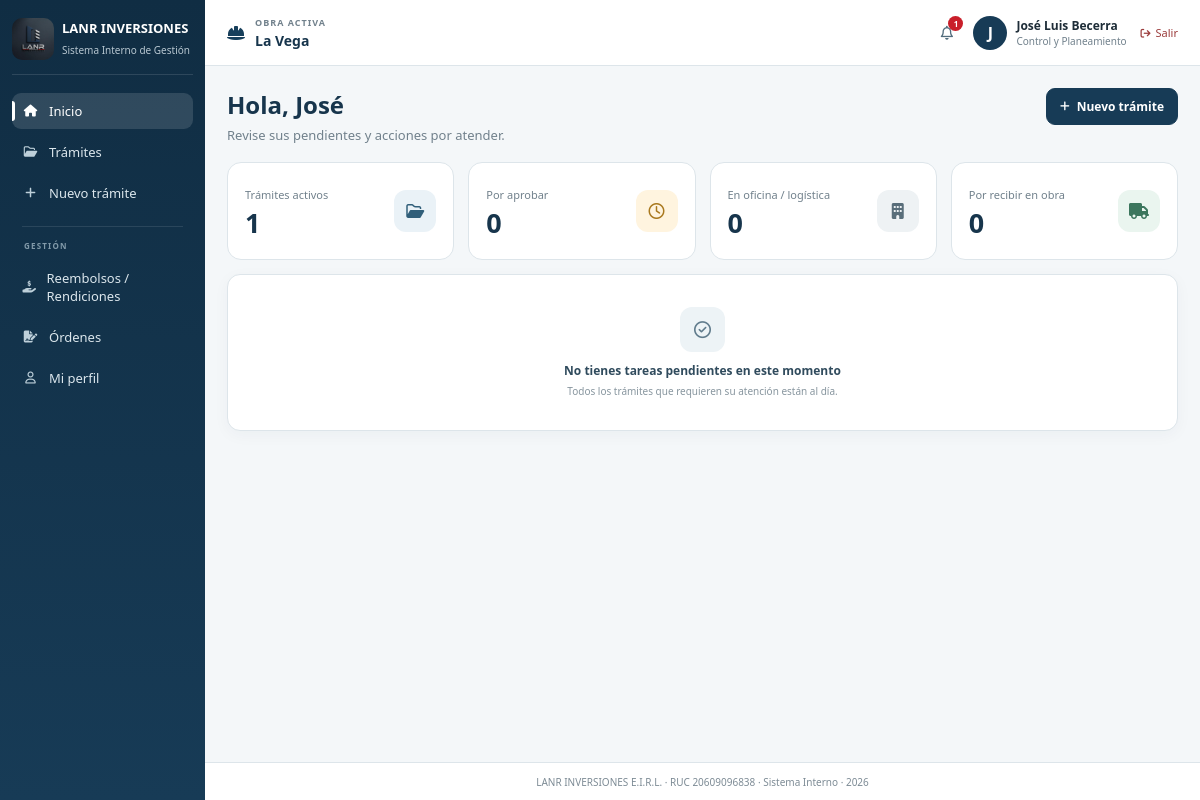
Screenshot of /home (signed in) with the database file from the repository.
### tables this page shows
CREATE TABLE obras(
        id INTEGER PRIMARY KEY,
        nombre TEXT NOT NULL,
        codigo TEXT UNIQUE NOT NULL,
        proyecto TEXT,
        ubicacion TEXT,
        active INTEGER DEFAULT 1,
        created_at TEXT,
        updated_at TEXT
    );

CREATE TABLE users(
        id INTEGER PRIMARY KEY,
        full_name TEXT,
        username TEXT UNIQUE COLLATE NOCASE,
        password_hash TEXT,
        role TEXT,
        email TEXT,
        phone TEXT,
        profile_photo TEXT,
        must_change INTEGER DEFAULT 0,
        active INTEGER DEFAULT 1,
        created_at TEXT,
        updated_at TEXT,
        last_login TEXT
    );

### app.py (the view, shortened to what this page needs)
@app.route('/home')
@login_required
def home():
    u = user()
    c = db()
    username = u['username'].lower()
    role = u['role']
    obra = active_project()
    tramites_activos = c.execute(
        '''
        SELECT *
        FROM tramites
        WHERE obra_id=? AND estado!='Cerrado'
        ''',
        (obra['id'],)
    ).fetchall() if obra else []
    activos = sum(
        1 for t in tramites_activos if _can_user_view_tramite(c, t, u))
    roles_con_visto_bueno = ('Gerencia de Obra', 'Control y Planeamiento')
    aprobaciones_pendientes_count = 0
    if role in roles_con_visto_bueno:
        aprobaciones_pendientes_count = c.execute(
            '''
            SELECT COUNT(*) c
            FROM approvals a
            JOIN tramites t ON t.id = a.tramite_id
            WHERE a.usuario_id=?
            AND a.aprobado=0
            AND t.estado='Pendiente de aprobación'
            ''',
            (u['id'],)
        ).fetchone()['c']
    counts = {
        'activos': activos,
        'aprob': aprobaciones_pendientes_count,
        'oficina': c.execute(
            '''
            SELECT COUNT(*) c
            FROM tramites
            WHERE estado IN (
                'En oficina',
                'Cotización',
                'Comprado'
            )
            '''
        ).fetchone()['c'],
        'recibir': c.execute(
            '''
            SELECT COUNT(*) c
            FROM tramites
            WHERE estado='Enviado a obra'
            '''
        ).fetchone()['c']
    }
    pendientes_aprobacion = []
    if role in roles_con_visto_bueno:
        pendientes_aprobacion = c.execute(
            '''
            SELECT
                t.id,
                t.tracking,
                t.tipo,
                t.subtipo,
                t.numero,
                t.fecha,
                t.estado,
                creador.full_name AS creador_nombre,
                a.rol AS rol_aprobacion

            FROM approvals a

            JOIN tramites t
                ON t.id = a.tramite_id

            JOIN users creador
                ON creador.id = t.creador

            WHERE a.usuario_id = ?
            AND a.aprobado = 0
            AND t.estado = 'Pendiente de aprobación'

            ORDER BY t.id DESC
            ''',
            (u['id'],)
        ).fetchall()
    pendientes_logistica = []
    pendientes_envio = 0
    if role == 'Logística':
        pendientes_envio = sum(
            1
            for x in pendientes_logistica
            if x['pendiente_de'] == 'Despacho a obra'
        )
    pendientes_tesoreria = []
    reembolsos_tesoreria = []
    sp_tesoreria = []
    sp_pendientes_asignacion = []
    sp_pendientes_conformidad = []
    req_pendientes_autorizacion = []
    c.close()
    return render_template(
        'home.html',
        user=u,
        counts=counts,
        pendientes_aprobacion=pendientes_aprobacion,
        pendientes_logistica=pendientes_logistica,
        fecha_hoy=datetime.now().strftime('%Y-%m-%d'),
        pendientes_envio=pendientes_envio,
        pendientes_tesoreria=pendientes_tesoreria,
        reembolsos_tesoreria=reembolsos_tesoreria,
        sp_tesoreria=sp_tesoreria,
        sp_pendientes_asignacion=sp_pendientes_asignacion,
        sp_pendientes_conformidad=sp_pendientes_conformidad,
        req_pendientes_autorizacion=req_pendientes_autorizacion
    )

### app.py (called while the page is built, shortened)
@app.after_request
def add_no_cache_headers(response):
    if request.path.startswith('/static/'):
        response.headers['Cache-Control'] = 'no-store, no-cache, must-revalidate, max-age=0'
        response.headers['Pragma'] = 'no-cache'
        response.headers['Expires'] = '0'
    return response

def db():
    c = sqlite3.connect(DB)
    c.row_factory = sqlite3.Row
    return c

@app.context_processor
def project_context():
    if 'uid' not in session:
        return {
            'active_project': None,
            'available_projects': []
        }
    c = db()
    available_projects = c.execute(
        '''
        SELECT o.*
        FROM obras o

        JOIN usuario_obra uo
            ON uo.obra_id = o.id

        WHERE uo.usuario_id=?
        AND o.active=1
        AND uo.active=1

        ORDER BY o.nombre
        ''',
        (session['uid'],)
    ).fetchall()
    c.close()
    return {
        'active_project': active_project(),
        'available_projects': available_projects
    }

def user():
    if 'uid' not in session:
        return None
    c = db()
    u = c.execute('select * from users where id=?',
                  (session['uid'],)).fetchone()
    c.close()
    return u

def login_required(fn):
    from functools import wraps
    @wraps(fn)
    def w(*a, **k):
        if 'uid' not in session:
            return redirect(
                url_for('login')
            )
        c = db()
        account = c.execute(
            '''
            SELECT active
            FROM users
            WHERE id=?
            ''',
            (session['uid'],)
        ).fetchone()
        c.close()
        return fn(*a, **k)
    return w

def _can_user_view_tramite(c, t, u):
    if t['estado'] == 'Pendiente de mi revisión':
        return t['creador'] == u['id']
    return True

### templates/home.html (shortened to what this page needs)
{% extends 'base.html' %} {% block title %} Inicio | LANR {% endblock %} {%
block content %}
<div class="pagehead">
  <div>
    <h1>Hola, {{ user.full_name.split(' ')[0] }}</h1>
    <p>Revise sus pendientes y acciones por atender.</p>
  </div>
  {% if user.role in ['Gerencia de Obra', 'Control y Planeamiento', 'Administración', 'Logística', 'Tesorería', 'Contabilidad', 'Sistemas'] %}
  <a class="btn primary new-tramite-btn" href='{{ url_for("new_request") }}'>
    <i class="fa-solid fa-plus"></i>
    Nuevo trámite
  </a>
  {% endif %}
</div>
<div class="metrics">
  <div class="metric metric-blue">
    <div class="metric-info">
      <span>Trámites activos</span>
      <strong>{{ counts.activos }}</strong>
    </div>
    <div class="metric-icon">
      <i class="fa-regular fa-folder-open"></i>
    </div>
  </div>
  <div class="metric metric-yellow">
    <div class="metric-info">
      <span>Por aprobar</span>
      <strong>{{ counts.aprob }}</strong>
    </div>
    <div class="metric-icon">
      <i class="fa-regular fa-clock"></i>
    </div>
  </div>
  <div class="metric metric-office">
    <div class="metric-info">
      {% if user.role == 'Logística' %}
      <span>En gestión logística</span>
      <strong>{{ pendientes_logistica|length }}</strong>
      {% elif user.role == 'Tesorería' %}
      <span>Pagos REQ pendientes</span>
      <strong>{{ pendientes_tesoreria|length }}</strong>
      {% elif user.role == 'Administración' %}
      <span>SP por revisar</span>
      <strong>{{ sp_pendientes_asignacion|length }}</strong>
      {% else %}
      <span>En oficina / logística</span>
      <strong>{{ counts.oficina }}</strong>
      {% endif %}
    </div>
    <div class="metric-icon">
      <i class="fa-solid fa-building"></i>
    </div>
  </div>
  <div class="metric metric-green">
    <div class="metric-info">
      {% if user.role == 'Logística' %}
      <span>Pendientes de envío</span>
      <strong>{{ pendientes_envio }}</strong>
      {% elif user.role == 'Tesorería' %}
      <span>SP asignadas</span>
      <strong>{{ sp_tesoreria|length }}</strong>
      {% elif user.role == 'Gerencia General' %}
      <span>Conformidades pendientes</span>
      <strong>{{ sp_pendientes_conformidad|length }}</strong>
      {% else %}
      <span>Por recibir en obra</span>
      <strong>{{ counts.recibir }}</strong>
      {% endif %}
    </div>
    <div class="metric-icon">
      <i class="fa-solid fa-truck"></i>
    </div>
  </div>
</div>
{% set tiene_pendientes =
    (pendientes_aprobacion|length > 0)
    or (user.role == 'Logística' and pendientes_logistica|length > 0)
    or (user.role == 'Tesorería' and (pendientes_tesoreria|length > 0 or sp_tesoreria|length > 0 or reembolsos_tesoreria|length > 0))
    or (user.role == 'Administración' and (sp_pendientes_asignacion|length > 0 or req_pendientes_autorizacion|length > 0))
    or (user.role == 'Gerencia General' and sp_pendientes_conformidad|length > 0)
%}
{% if not tiene_pendientes %}
<div class="card recent-card" id="sin-pendientes">
  <div class="empty-state">
    <div class="empty-icon">
      <i class="fa-regular fa-circle-check"></i>
    </div>
    <strong>No tienes tareas pendientes en este momento</strong>
    <span>Todos los trámites que requieren su atención están al día.</span>
  </div>
</div>
{% endif %}
{% endblock %}

### templates/base.html (shortened to what this page needs)
<!doctype html>
<html lang="es">
  <head>
    <link
      rel="stylesheet"
      href='{{ url_for("static", filename="css/styles.css") }}'
    />
    <link
      rel="stylesheet"
      href="https://cdnjs.cloudflare.com/ajax/libs/font-awesome/6.5.2/css/all.min.css"
    />
  </head>
  <body class="{% block body_class %}{% endblock %}">
    {% if user %}
    <div class="app">
      <aside class="sidebar" id="sidebar">
        <div class="brand">
          <img
            src='{{ url_for("static", filename="logo-lanr.jpeg") }}'
            alt="LANR Inversiones"
          />
          <div>
            <strong>LANR INVERSIONES</strong>
            <span>Sistema Interno de Gestión</span>
          </div>
        </div>
        <nav>
          <a
            href='{{ url_for("home") }}'
            class="{% if request.endpoint == 'home' %}active{% endif %}"
          >
            <i class="fa-solid fa-house"></i>
            <span>Inicio</span>
          </a>
          <a
            href='{{ url_for("requests") }}'
            class="{% if request.endpoint in ['requests', 'request_detail'] %}active{% endif %}"
          >
            <i class="fa-regular fa-folder-open"></i>
            <span>Trámites</span>
          </a>
          {% if user.role in ['Gerencia de Obra', 'Control y Planeamiento', 'Administración', 'Logística', 'Tesorería', 'Contabilidad', 'Sistemas'] %}
          <a
            href='{{ url_for("new_request") }}'
            class="{% if request.endpoint in ['new_request', 'new_requirement', 'new_payment_request', 'create_requirement', 'create_payment_request'] %}active{% endif %}"
          >
            <i class="fa-solid fa-plus"></i>
            <span>Nuevo trámite</span>
          </a>
          {% endif %}
          <div class="nav-divider"></div>
          <span class="nav-section">GESTIÓN</span>
          <a href='{{ url_for("reimbursements") }}' class="{% if request.endpoint in ['reimbursements','new_reimbursement'] %}active{% endif %}">
            <i class="fa-solid fa-hand-holding-dollar"></i><span>Reembolsos / Rendiciones</span>
          </a>
          <a href='{{ url_for("orders") }}' class="{% if request.endpoint in ['orders','new_order'] %}active{% endif %}">
            <i class="fa-solid fa-file-signature"></i><span>Órdenes</span>
          </a>
          <a
            href='{{ url_for("profile") }}'
            class="{% if request.endpoint == 'profile' %}active{% endif %}"
          >
            <i class="fa-regular fa-user"></i>
            <span>Mi perfil</span>
          </a>
        </nav>
      </aside>
      <main>
        <header>
          <div class="work project-selector">
            {% if active_project %} {% if available_projects|length > 1 %}
            <div class="project-selector-main">
              <i class="fa-solid fa-helmet-safety"></i>
              <div>
                <span class="project-selector-label"> OBRA ACTIVA </span>
                <select
                  class="project-select"
                  onchange="
                    if (this.value) {
                      document
                        .getElementById('project-form-' + this.value)
                        .submit();
                    }
                  "
                  aria-label="Seleccionar obra"
                >
                  {% for project in available_projects %}
                  <option
                    value="{{ project.id }}"
                    {% if project.id == active_project.id %}selected{% endif %}
                  >
                    {{ project.nombre }}
                  </option>
                  {% endfor %}
                </select>
              </div>
            </div>
            {% for project in available_projects %}
            <form
              id="project-form-{{ project.id }}"
              method="post"
              action="{{ url_for('select_project', obra_id=project.id) }}"
              class="project-hidden-form"
            ></form>
            {% endfor %} {% else %}
            <div class="project-selector-main">
              <i class="fa-solid fa-helmet-safety"></i>
              <div>
                <span class="project-selector-label"> OBRA ACTIVA </span>
                <strong class="project-single-name">
                  {{ active_project.nombre }}
                </strong>
              </div>
            </div>
            {% endif %} {% endif %}
          </div>
          <div class="who">
            <div class="notification-wrapper">
              <button
                type="button"
                class="notification-button"
                title="Notificaciones"
                onclick="toggleNotifications()"
              >
                <i class="fa-regular fa-bell"></i>
                {% if notificaciones_no_leidas > 0 %}
                <span class="notification-count">
                  {{ notificaciones_no_leidas }}
                </span>
                {% endif %}
              </button>
            </div>
            <div class="avatar">
              {% if user.profile_photo %}
              <img
                src="{{ url_for(
      'static',
      filename='profile_photos/' ~ user.profile_photo
    ) }}"
                alt="Foto de {{ user.full_name }}"
              />
              {% else %}
              <span> {{ user.full_name[0]|upper }} </span>
              {% endif %}
            </div>
            <div class="user-data">
              <strong>{{ user.full_name }}</strong>
              <small>{{ user.role }}</small>
            </div>
            <a
              href='{{ url_for("logout") }}'
              class="logout-link"
              title="Cerrar sesión"
            >
              <i class="fa-solid fa-arrow-right-from-bracket"></i>
              <span>Salir</span>
            </a>
          </div>
        </header>
        <section class="content">
           {% block content %} {% endblock %}
        </section>
        <footer>
          LANR INVERSIONES E.I.R.L. · RUC 20609096838 · Sistema Interno · 2026
        </footer>
      </main>
    </div>
    {% else %} {% block guest %} {% endblock %} {% endif %}
  </body>
</html>

### rows the page displays
obras: nombre "La Vega"
users: full_name "J", full_name "José Luis Becerra", role "Control y Planeamiento", full_name "José"

### other values shown
{{ notificaciones_no_leidas }} "1"
{{ counts.activos }} "1"
{{ counts.aprob }} "0"
{{ counts.oficina }} "0"
{{ counts.recibir }} "0"
